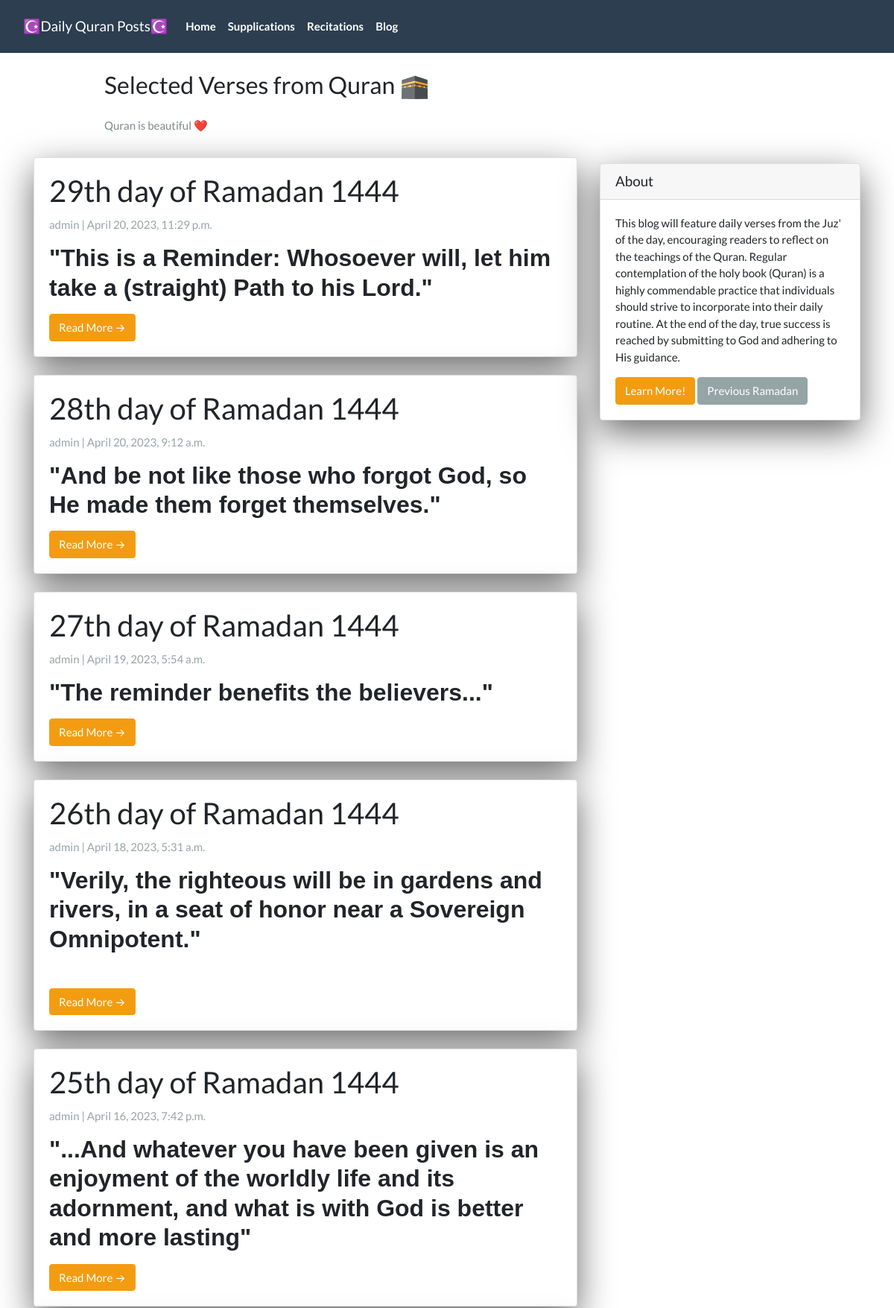
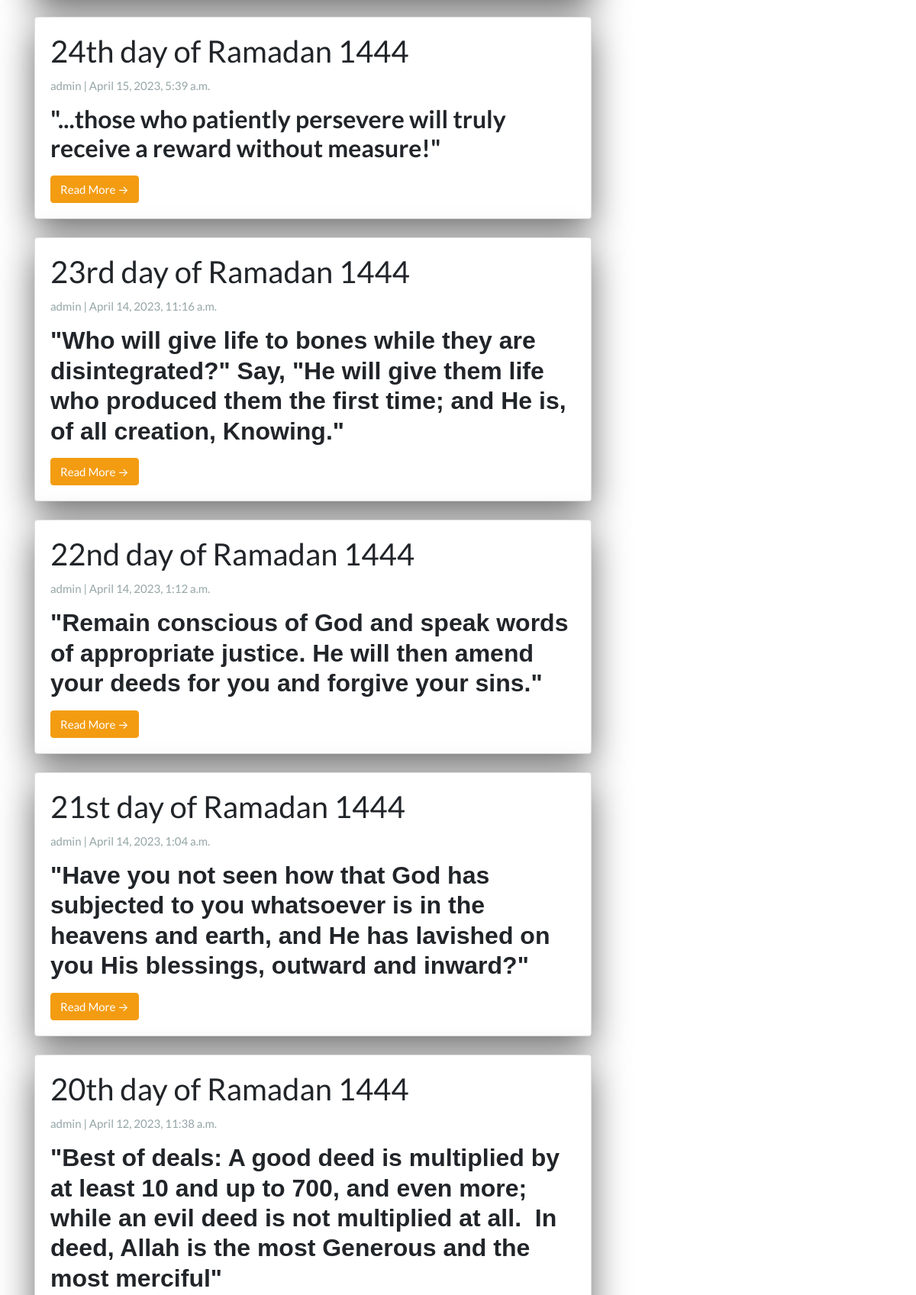
The page / (upper part) on the database its author committed (2 pictures, top to bottom).
### App/models.py (models this page shows, shortened)
class Post(models.Model):
  title =  models.CharField(max_length=200, unique=True)
  slug =   models.SlugField(max_length=200, unique=True)
  author = models.ForeignKey(User, on_delete=models.CASCADE, related_name='blog_posts')
  created_on = models.DateTimeField(auto_now_add=True)
  updated_on = models.DateTimeField(auto_now=True)
  summary = RichTextField(blank=True, null=True)
  content = RichTextField(blank=True, null=True)
  video_link = EmbedVideoField(blank=True, null=True)
  status = models.IntegerField(choices=STATUS, default=0)
  class Meta:
    ordering = ['-created_on']

### App/views.py (the view)
# urls.py: path('',                PostList.as_view(),           name="home"),
class PostList(generic.ListView):
  queryset = Post.objects.filter(status=1).order_by('-created_on')
  template_name = 'index.html'

### App/templates/index.html (shortened to what this page needs)
{% extends "base.html" %}
{% block content %}
<header class="masthead">
  <div class="container">
    <div class="row">
      <div class=" col-md-8 col-md-10 mx-auto">
        <div class="site-heading">
          <h3 class=" site-heading my-4 mt-3 text-black">Selected Verses from Quran 🕋</h3>
          <p class="text-dark">Quran is beautiful ❤️</p>
        </div>
      </div>
    </div>
  </div>
</header>
<div class="container">
  <div class="row">
    <div class="col-md-8 mt-3 left">
      {% for post in post_list %}
      <div class="card mb-4">
        <div class="card-body">
          <h2 class="card-title">{{ post.title }}</h2>
          <p class="card-text text-muted h6">{{ post.author }} | {{ post.created_on}} </p>
          <p class="card-text">{{post.summary | safe}}</p>
          <a href="{% url 'post_detail' post.slug  %}" class="btn btn-warning">Read More &RightArrow;</a>
        </div>
      </div>
      {% endfor %}
    </div>
    {% block sidebar %}
    {% include 'sidebar.html' %}
    {% endblock sidebar %}
  </div>
</div>
{%endblock%}

### App/templates/sidebar.html (style rules this page uses)
.card { box-shadow: 0 16px 48px #6a6a6b; }

### rows shown on the page
Post: title "29th day of Ramadan 1444", author "admin", created_on "April 20, 2023, 11:29 p.m.", summary "\"This is a Reminder: Whosoever will, let him take a (straight) Path to his Lord.\""
Post: title "28th day of Ramadan 1444", author "admin", created_on "April 20, 2023, 9:12 a.m.", summary "\"And be not like those who forgot God, so He made them forget themselves.\""
Post: title "27th day of Ramadan 1444", author "admin", created_on "April 19, 2023, 5:54 a.m.", summary "\"The reminder benefits the believers...\""
Post: title "26th day of Ramadan 1444", author "admin", created_on "April 18, 2023, 5:31 a.m.", summary "\"Verily, the righteous will be in gardens and rivers, in a seat of honor near a Sovereign Omnipotent.\""
Post: title "25th day of Ramadan 1444", author "admin", created_on "April 16, 2023, 7:42 p.m.", summary "\"...And whatever you have been given is an enjoyment of the worldly life and its adornment, and what is with God is better and more lasting\""
Post: title "24th day of Ramadan 1444", author "admin", created_on "April 15, 2023, 5:39 a.m.", summary "\"...those who patiently persevere will truly receive a reward without measure!\""
Post: title "23rd day of Ramadan 1444", author "admin", created_on "April 14, 2023, 11:16 a.m.", summary "\"Who will give life to bones while they are disintegrated?\" Say, \"He will give them life who produced them the first time; and He is, of all creation, Knowing.\""
Post: title "22nd day of Ramadan 1444", author "admin", created_on "April 14, 2023, 1:12 a.m.", summary "\"Remain conscious of God and speak words of appropriate justice. He will then amend your deeds for you and forgive your sins.\""
Post: title "21st day of Ramadan 1444", author "admin", created_on "April 14, 2023, 1:04 a.m.", summary "\"Have you not seen how that God has subjected to you whatsoever is in the heavens and earth, and He has lavished on you His blessings, outward and inward?\""
Post: title "20th day of Ramadan 1444", author "admin", created_on "April 12, 2023, 11:38 a.m.", summary "\"Best of deals: A good deed is multiplied by at least 10 and up to 700, and even more; while an evil deed is not multiplied at all. In deed, Allah is the most Generous and the most merciful\""
